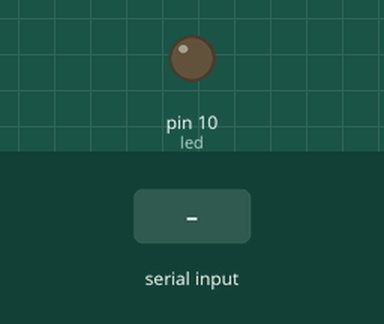
Simulated run of this sketch. Board: Arduino Uno, built with avr-gcc and run on an emulated ATmega328P. Parts: output pins drawn as LEDs (lit = HIGH). The test bench sets the inputs (shaded band).

Above: at 1.2 s.
1.3 s: "90,45\n" received over Serial
At 2.1 s:
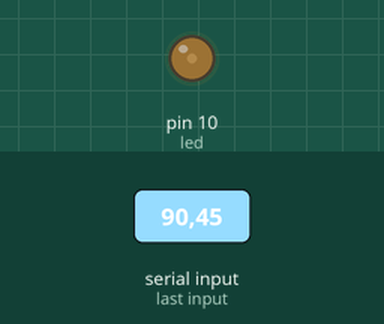
3.8 s: "30,150\n" received over Serial
At 4.2 s:
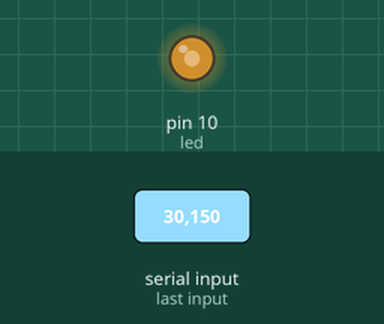
6.3 s: "200\n" received over Serial
At 7.1 s:
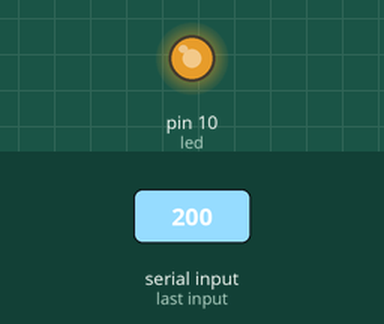
Timing chart, 0 to 9.3 s (numbered marks = the images above; inputs shaded):
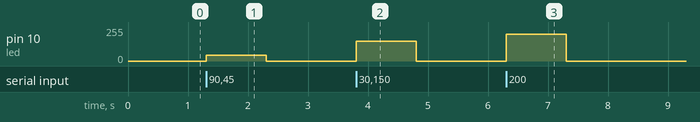

Measured:
- after the input at 1.3 s, pin 10 (led): 0/255 → 45/255 at once, → 0/255 1.0 s later
- after the input at 3.8 s, pin 10 (led): 0/255 → 150/255 at once, → 0/255 1.0 s later
- after the input at 6.3 s, pin 10 (led): 0/255 → 200/255 at once, → 0/255 1.0 s later

The sketch:

sketch_mar17a.ino
```cpp
int incomingByte = 0; // for incoming serial data
int led = 10;
void setup() {
  Serial.begin(9600); // opens serial port, sets data rate to 9600 bps
// initialize the digital pin as an output.
  pinMode(led, OUTPUT);
}
void loop() {
// send data only when you receive data:
  if (Serial.available() > 0) {
// read the incoming byte:
    incomingByte = Serial.parseInt();
// check what you got:
    analogWrite(led,incomingByte);
}
}
```
